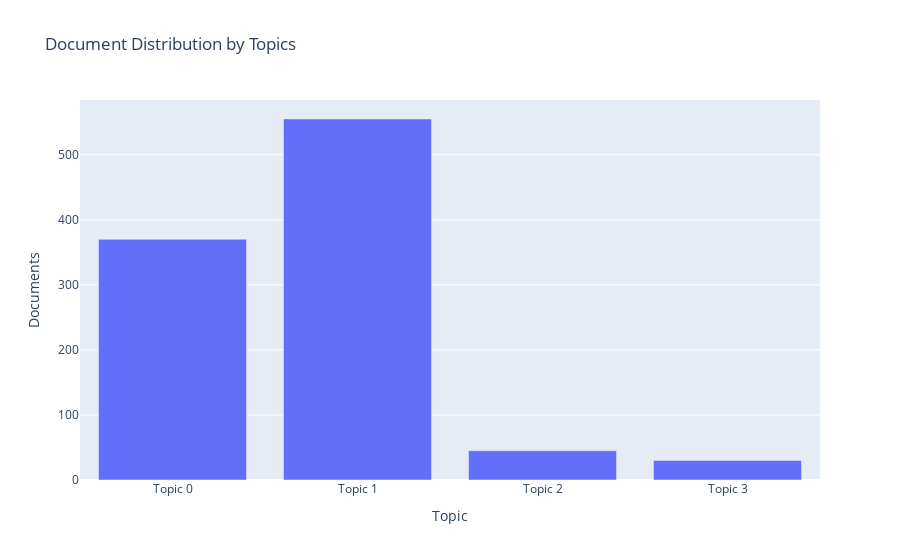

Notebook code cell kept with this figure:
### Code cell
plot_model(lda, plot='topic_distribution')

### Figure 1 — Plotly figure (JSON) as saved in the notebook; plotly's stock layout.template omitted (floating-point values rounded to 4 significant figures)
{"data": [{"alignmentgroup": "True", "customdata": [["loan, child, business, school, year, buy, able, stock, pay, marry"], ["business, loan, sell, year, child, work, buy, product, make, help"], ["group, loan, member, water, woman, sell, make, come, must, strong"], ["loan, rice, also, farmer, land, use, small, sector, many, area"]], "hoverlabel": {"namelength": 0}, "hovertemplate": "Topic=%{x}<br>Documents=%{y}<br>Keyword=%{customdata[0]}", "legendgroup": "", "marker": {"color": "#636efa"}, "name": "", "offsetgroup": "", "orientation": "v", "showlegend": false, "textposition": "auto", "type": "bar", "x": ["Topic 0", "Topic 1", "Topic 2", "Topic 3"], "xaxis": "x", "y": [370, 555, 45, 30], "yaxis": "y"}], "layout": {"barmode": "relative", "legend": {"tracegroupgap": 0}, "title": {"text": "Document Distribution by Topics"}, "xaxis": {"anchor": "y", "domain": [0, 1], "title": {"text": "Topic"}}, "yaxis": {"anchor": "x", "domain": [0, 1], "title": {"text": "Documents"}}}}
